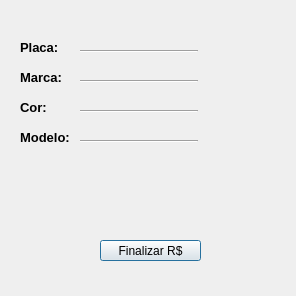
<?xml version="1.0" encoding="UTF-8"?>
<ui version="4.0">
 <class>Pagamento</class>
 <widget class="QDialog" name="Pagamento">
  <property name="geometry">
   <rect>
    <x>0</x>
    <y>0</y>
    <width>296</width>
    <height>296</height>
   </rect>
  </property>
  <property name="windowTitle">
   <string>Dialog</string>
  </property>
  <widget class="QPushButton" name="btnpagamento">
   <property name="geometry">
    <rect>
     <x>100</x>
     <y>240</y>
     <width>101</width>
     <height>21</height>
    </rect>
   </property>
   <property name="text">
    <string>Finalizar R$</string>
   </property>
  </widget>
  <widget class="QLabel" name="label">
   <property name="geometry">
    <rect>
     <x>20</x>
     <y>40</y>
     <width>52</width>
     <height>14</height>
    </rect>
   </property>
   <property name="font">
    <font>
     <pointsize>10</pointsize>
     <weight>75</weight>
     <bold>true</bold>
    </font>
   </property>
   <property name="text">
    <string>Placa:</string>
   </property>
  </widget>
  <widget class="QLabel" name="label_2">
   <property name="geometry">
    <rect>
     <x>20</x>
     <y>70</y>
     <width>52</width>
     <height>14</height>
    </rect>
   </property>
   <property name="font">
    <font>
     <pointsize>10</pointsize>
     <weight>75</weight>
     <bold>true</bold>
    </font>
   </property>
   <property name="text">
    <string>Marca:</string>
   </property>
  </widget>
  <widget class="QLabel" name="label_3">
   <property name="geometry">
    <rect>
     <x>20</x>
     <y>100</y>
     <width>52</width>
     <height>14</height>
    </rect>
   </property>
   <property name="font">
    <font>
     <pointsize>10</pointsize>
     <weight>75</weight>
     <bold>true</bold>
    </font>
   </property>
   <property name="text">
    <string>Cor:</string>
   </property>
  </widget>
  <widget class="QLabel" name="label_4">
   <property name="geometry">
    <rect>
     <x>20</x>
     <y>130</y>
     <width>52</width>
     <height>14</height>
    </rect>
   </property>
   <property name="font">
    <font>
     <pointsize>10</pointsize>
     <weight>75</weight>
     <bold>true</bold>
    </font>
   </property>
   <property name="text">
    <string>Modelo:</string>
   </property>
  </widget>
  <widget class="QLabel" name="lblplacapagamento">
   <property name="geometry">
    <rect>
     <x>80</x>
     <y>34</y>
     <width>121</width>
     <height>20</height>
    </rect>
   </property>
   <property name="font">
    <font>
     <pointsize>10</pointsize>
    </font>
   </property>
   <property name="text">
    <string/>
   </property>
  </widget>
  <widget class="QLabel" name="lblmarcapagamento">
   <property name="geometry">
    <rect>
     <x>80</x>
     <y>63</y>
     <width>121</width>
     <height>21</height>
    </rect>
   </property>
   <property name="font">
    <font>
     <pointsize>10</pointsize>
    </font>
   </property>
   <property name="text">
    <string/>
   </property>
  </widget>
  <widget class="QLabel" name="lblcorpagamento">
   <property name="geometry">
    <rect>
     <x>80</x>
     <y>90</y>
     <width>121</width>
     <height>20</height>
    </rect>
   </property>
   <property name="font">
    <font>
     <pointsize>10</pointsize>
    </font>
   </property>
   <property name="text">
    <string/>
   </property>
  </widget>
  <widget class="QLabel" name="lblmodelopagamento">
   <property name="geometry">
    <rect>
     <x>80</x>
     <y>120</y>
     <width>121</width>
     <height>20</height>
    </rect>
   </property>
   <property name="font">
    <font>
     <pointsize>10</pointsize>
    </font>
   </property>
   <property name="text">
    <string/>
   </property>
  </widget>
  <widget class="Line" name="line">
   <property name="geometry">
    <rect>
     <x>80</x>
     <y>50</y>
     <width>118</width>
     <height>3</height>
    </rect>
   </property>
   <property name="font">
    <font>
     <pointsize>10</pointsize>
    </font>
   </property>
   <property name="orientation">
    <enum>Qt::Horizontal</enum>
   </property>
  </widget>
  <widget class="Line" name="line_2">
   <property name="geometry">
    <rect>
     <x>80</x>
     <y>80</y>
     <width>118</width>
     <height>3</height>
    </rect>
   </property>
   <property name="font">
    <font>
     <pointsize>10</pointsize>
    </font>
   </property>
   <property name="orientation">
    <enum>Qt::Horizontal</enum>
   </property>
  </widget>
  <widget class="Line" name="line_3">
   <property name="geometry">
    <rect>
     <x>80</x>
     <y>110</y>
     <width>118</width>
     <height>3</height>
    </rect>
   </property>
   <property name="font">
    <font>
     <pointsize>10</pointsize>
    </font>
   </property>
   <property name="orientation">
    <enum>Qt::Horizontal</enum>
   </property>
  </widget>
  <widget class="Line" name="line_4">
   <property name="geometry">
    <rect>
     <x>80</x>
     <y>140</y>
     <width>118</width>
     <height>3</height>
    </rect>
   </property>
   <property name="font">
    <font>
     <pointsize>10</pointsize>
    </font>
   </property>
   <property name="orientation">
    <enum>Qt::Horizontal</enum>
   </property>
  </widget>
 </widget>
 <resources/>
 <connections/>
</ui>
